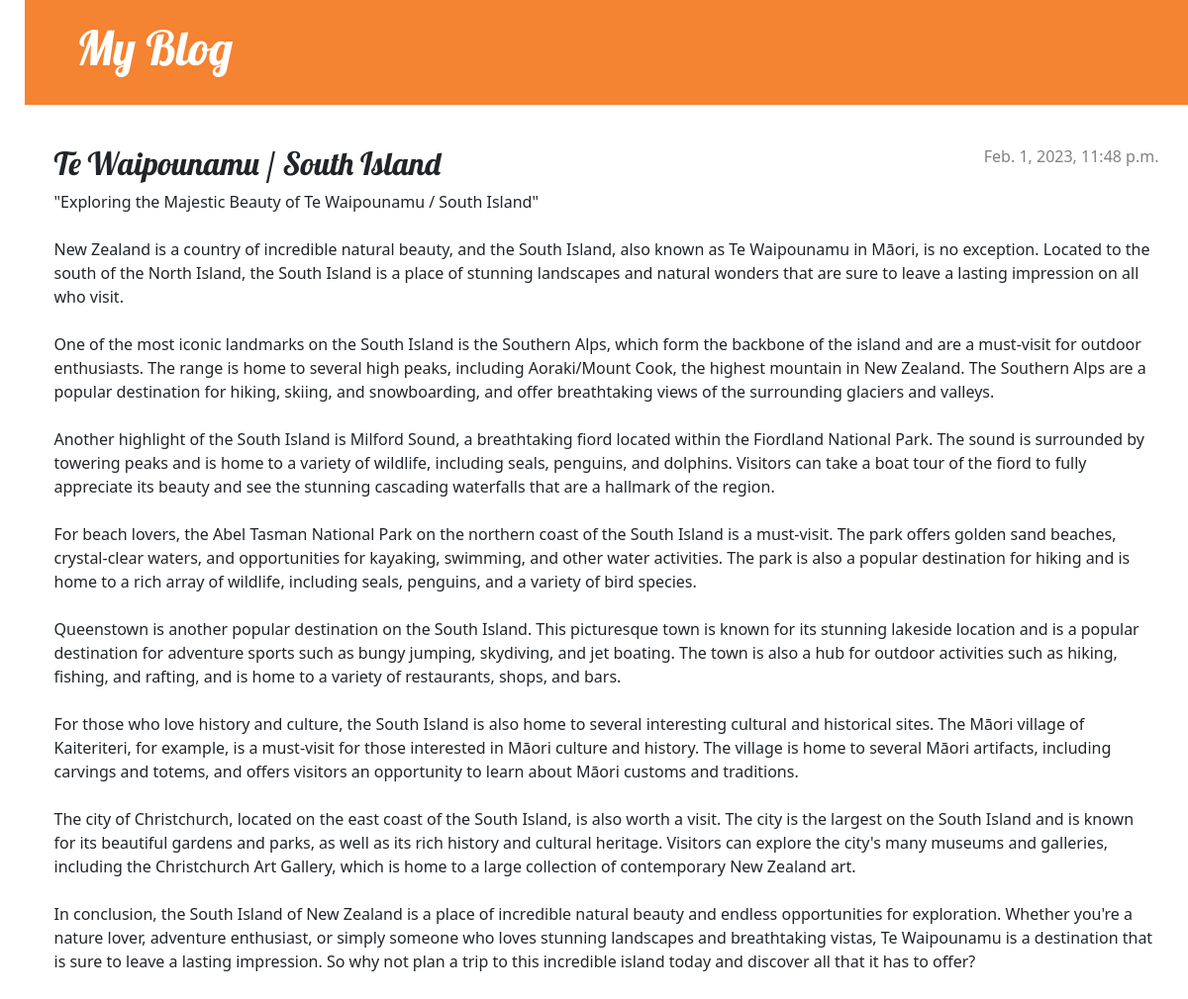
Page /post/23/ on the committed database.
### blog/models.py (models this page shows, shortened)
class Post(models.Model):
    author = models.ForeignKey(settings.AUTH_USER_MODEL, on_delete=models.CASCADE)
    title = models.CharField(max_length=200)
    text = models.TextField()
    created_date = models.DateTimeField(default=timezone.now)
    published_date = models.DateTimeField(blank=True, null=True)

### blog/views.py (the view)
# urls.py: path('post/<int:pk>/', views.post_detail, name='post_detail'),
def post_detail(request, pk):
    post = get_object_or_404(Post, pk=pk)
    return render(request, 'blog/post_detail.html', {'post': post})

### blog/templates/blog/post_detail.html (shortened to what this page needs)
{% extends 'blog/base.html' %}
{% block content %}
    <article class="post">
        {% if post.published_date %}
            <time class="date">
                {{ post.published_date }}
            </time>
        {% endif %}
        <h2>{{ post.title }}</h2>
        <p>{{ post.text|linebreaksbr }}</p>
    </article>
{% endblock %}

### blog/static/css/blog.css (style rules this page uses)
body { padding-left: 25px; }
h1, h2, h3, h4 { font-family: 'Lobster', cursive; }
.date { color: #828282; }
.post { margin-bottom: 70px; }
.post > .date, .post > .actions { float: right; }

### rows in the picture
Post: published_date "Feb. 1, 2023, 11:48 p.m.", title "Te Waipounamu / South Island", text "\"Exploring the Majestic Beauty of Te Waipounamu / South Island\" New Zealand is a country of incredible natural beauty, and the South Island, also known as Te Waipounamu in Māori, is no exception. Located to the south of the North Island, the South Island is a place of stunning landscapes and natural wonders that are sure to leave a lasting impression on all who visit. One of the most iconic landmarks on the South Island is the Southern Alps, which form the backbone of the island and are a must-visit for outdoor enthusiasts. The range is home to several high peaks, including Aoraki/Mount Cook, the highest mountain in New Zealand. The Southern Alps are a popular destination for hiking,…"
